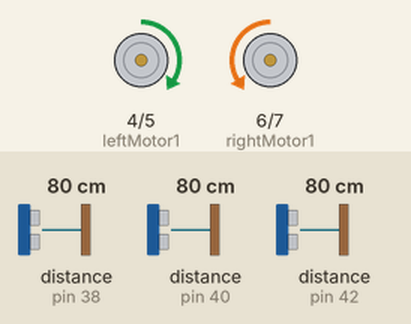
Bench run of a sketch on a simulated Arduino Mega 2560, built with avr-gcc and run on an emulated ATmega2560. Parts: motor-driver pin pairs drawn as motors (green arrow = first pin HIGH = forward, orange = second pin HIGH = backward, longer = more drive). Wiring (inferred from the names in the program): 3 × ultrasonic range finder: trigger pin 39, echo pin 38 / trigger pin 41, echo pin 40 / trigger pin 43, echo pin 42. The inputs (shaded band) are chosen by the test bench; at power-on: distance to the obstacle (sensors on pin 40, pin 38, pin 42) 80 cm. The echo pulse lasts 58.3 µs per cm.

Above: at 1.2 s.
1.3 s: distance to the obstacle (sensor on pin 40) set to 26 cm
2.8 s: distance to the obstacle (sensor on pin 40) set to 22 cm
At 3.7 s:
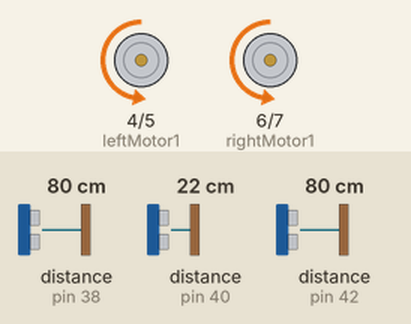
4.4 s: distance to the obstacle (sensor on pin 38) set to 85 cm
At 5.1 s:
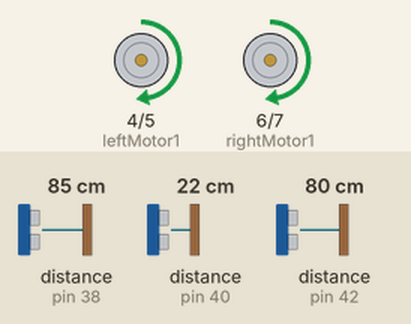
5.9 s: distance to the obstacle (sensor on pin 42) set to 88 cm
At 6.5 s:
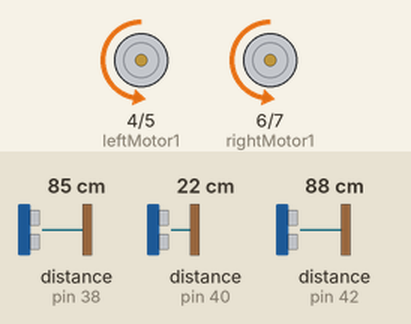
7.4 s: distance to the obstacle (sensor on pin 42) set to 2 cm
At 7.7 s:
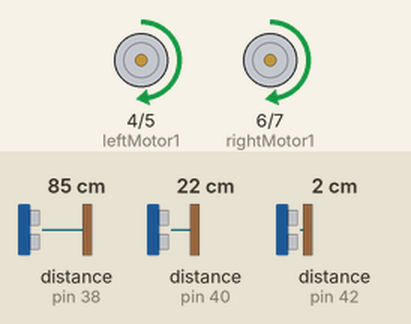
8.9 s: distance to the obstacle (sensor on pin 38) set to 2 cm
At 10.1 s:
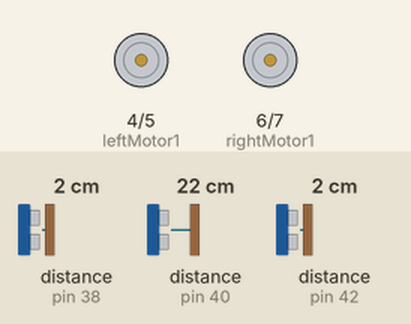
Timing chart, 0 to 11.8 s (numbered marks = the images above; inputs shaded):
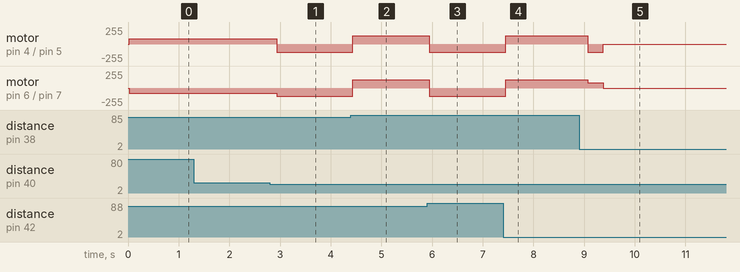

Measured:
- the behaviour switches between 24 and 23 cm on distance to the obstacle (sensor on pin 40) (found by bisection; images 0 and 1)
- the behaviour switches between 81 and 82 cm on distance to the obstacle (sensor on pin 38) (found by bisection; images 1 and 2)
- the behaviour switches between 83 and 84 cm on distance to the obstacle (sensor on pin 42) (found by bisection; images 2 and 3)
- after the input at 1.3 s, every drawn part: stays the same
- after the input at 2.8 s, motor on pin 4 (leftMotor1) / pin 5 (leftMotor2): forward 76/255 → backward 127/255 after 0.13 s; motor on pin 6 (rightMotor1) / pin 7 (rightMotor2): backward 76/255 → backward 127/255 after 0.13 s
- after the input at 4.4 s, motor on pin 4 (leftMotor1) / pin 5 (leftMotor2), motor on pin 6 (rightMotor1) / pin 7 (rightMotor2): backward 127/255 → forward 127/255 at once
- after the input at 5.9 s, motor on pin 4 (leftMotor1) / pin 5 (leftMotor2), motor on pin 6 (rightMotor1) / pin 7 (rightMotor2): forward 127/255 → backward 127/255 after 0.05 s
- after the input at 7.4 s, motor on pin 4 (leftMotor1) / pin 5 (leftMotor2), motor on pin 6 (rightMotor1) / pin 7 (rightMotor2): backward 127/255 → forward 127/255 after 0.05 s
- after the input at 8.9 s, motor on pin 4 (leftMotor1) / pin 5 (leftMotor2): forward 127/255 → backward 127/255 after 0.18 s, → stopped 0.30 s later; motor on pin 6 (rightMotor1) / pin 7 (rightMotor2): forward 127/255 → forward 76/255 after 0.18 s, → stopped 0.30 s later

The sketch:

Code.ino
```cpp
// Arduino code for robot car with Bluetooth and sensors

#include <SoftwareSerial.h>
#include <ArduinoJson.h>

// Define motion states
#define STOP      0
#define FORWARD   1
#define BACK      2
#define LEFT      3
#define RIGHT     4

// Motor pins
const int leftMotor1 = 4;
const int leftMotor2 = 5;
const int rightMotor1 = 6;
const int rightMotor2 = 7;

// Ultrasonic sensor pins
const int trigFront = 41;
const int echoFront = 40;
const int trigLeft = 39;
const int echoLeft = 38;
const int trigRight = 43;
const int echoRight = 42;

// Color sensor pins
const int S0 = 46;
const int S1 = 44;
const int S2 = 45;
const int S3 = 47;

// Other variables
int statusCode = 200;
bool alreadyStopped = false;

StaticJsonDocument<200> doc;

// Color sensor variables
int out=2;
int flag=0;
byte counter=0;
byte Red=0,Green=0,Blue=0;
String colour;
int red = 0;
int green = 0;
int blue = 0;

// Bluetooth serial
SoftwareSerial BT(19, 18);

void setup() {

  Serial.begin(9600);

  // Set color sensor pins as output
  pinMode(S0,OUTPUT);
  pinMode(S1,OUTPUT);
  pinMode(S2,OUTPUT);
  pinMode(S3,OUTPUT);

  // Start Bluetooth serial
  BT.begin(9600);

  // Set motor pins as output
  pinMode(leftMotor1, OUTPUT);
  pinMode(leftMotor2, OUTPUT);
  pinMode(rightMotor1, OUTPUT);
  pinMode(rightMotor2, OUTPUT);

}

void loop() {

  /*
  Due to the accuracy and error issues of color recognition,
  we have ultimately decided to abandon color recognition
  and instead use an ultrasonic sensor to obtain the distances
  of the front, left, and right sides of the car in order to determine whether the treasure has been detected.
  */

  // Call color detection
  //TCS();

  // Get distance values
  int Front = distanceFront();
  int Left = distanceLeft();
  int Right = distanceRight();

  // Create JSON doc
  unsigned long currentTime = millis();

  // Add timestamp
  doc["timeElapsed"] = currentTime;

  // Add status code to determine whether we have detected the treasure.
  doc["statusCode"] = statusCode;

  // Add echo sensor datas
  doc["Colour Detected"] = colour;

  doc["Distance front"] = Front;
  doc["Distance left"] = Left;
  doc["Distance right"] = Right;

  // Add color values
  doc["Red"] = Red;
  doc["Green"] = Green;
  doc["Blue"] = Blue;

  // Check for incoming Bluetooth data
  if (Serial.available()) {
    char val = Serial.read();
    BT.println(val);
  }

  // Check front distance
  if(Front <= 22) {

    // If close on all sides, stop
    if(Left <= 16 && Right <= 16 && !alreadyStopped) {

      statusCode = 1;
      doc["statusCode"] = statusCode;

      String output;
      serializeJson(doc, output);
      BT.println(output);

      if (Serial.available()) {
        char val = Serial.read();
        BT.println(val);
      }

      // Stop sequence
      motorRun(2, 30); delay(300);
      motorRun(0, 0);  delay(16000);
      motorRun(4, 50); delay(300);
      motorRun(2, 40); delay(300);
      motorRun(4, 50); delay(500);

      statusCode = 200;
      alreadyStopped = true;

    }

    // If not already stopped, turn left/right
    else if(!alreadyStopped){

      if(Left >= Right + 2) {
        motorRun(3,50);
        delay(120);
      }
      else {
        motorRun(4,50);
        delay(120);
      }

    }

  }

  // If stopped previously, reset flag
  else {
    if(alreadyStopped) {
      alreadyStopped = false;
    }
    motorRun(1, 30);
  }

  // Send JSON output
  String output;
  serializeJson(doc, output);
  BT.println(output);

  delay(10);

}

// Front distance function
int distanceFront() {

  long durationFront, distanceFront;

  pinMode(trigFront, OUTPUT);
  digitalWrite(trigFront, LOW);
  delayMicroseconds(2);
  digitalWrite(trigFront, HIGH);
  delayMicroseconds(10);
  digitalWrite(trigFront, LOW);

  pinMode(echoFront, INPUT);
  durationFront = pulseIn(echoFront, HIGH);

  distanceFront = durationFront / 58;

  return distanceFront;
}

// Left distance function
int distanceLeft() {

  long durationLeft, distanceLeft;

  pinMode(trigLeft, OUTPUT);
  digitalWrite(trigLeft, LOW);
  delayMicroseconds(2);
  digitalWrite(trigLeft, HIGH);
  delayMicroseconds(10);
  digitalWrite(trigLeft, LOW);

  pinMode(echoLeft, INPUT);
  durationLeft = pulseIn(echoLeft, HIGH);

  distanceLeft = durationLeft / 58;

  return distanceLeft;
}

// Right distance function
int distanceRight() {

  long durationRight, distanceRight;

  pinMode(trigRight, OUTPUT);
  digitalWrite(trigRight, LOW);
  delayMicroseconds(2);
  digitalWrite(trigRight, HIGH);
  delayMicroseconds(10);
  digitalWrite(trigRight, LOW);

  pinMode(echoRight, INPUT);
  durationRight = pulseIn(echoRight, HIGH);

  distanceRight = durationRight / 58;

  return distanceRight;
}

// Motor control function
void motorRun(int direction, int speed) {

  int pwmValue = map(speed, 0, 100, 0, 255);

  switch (direction) {

    case RIGHT:
      digitalWrite(leftMotor1, LOW);
      analogWrite(leftMotor2, pwmValue);
      digitalWrite(rightMotor1, LOW);
      analogWrite(rightMotor2, pwmValue);
      break;

    case LEFT:
      analogWrite(leftMotor1, pwmValue);
      digitalWrite(leftMotor2, LOW);
      analogWrite(rightMotor1, pwmValue);
      digitalWrite(rightMotor2, LOW);
      break;

    case FORWARD:
      analogWrite(leftMotor1, pwmValue);
      digitalWrite(leftMotor2, LOW);
      digitalWrite(rightMotor1, LOW);
      analogWrite(rightMotor2, pwmValue);
      break;

    case BACK:
      digitalWrite(leftMotor1, LOW);
      analogWrite(leftMotor2, pwmValue);
      analogWrite(rightMotor1, pwmValue);
      digitalWrite(rightMotor2, LOW);
      break;

    default:
      digitalWrite(leftMotor1, LOW);
      analogWrite(leftMotor2, 0);
      digitalWrite(rightMotor1, LOW);
      analogWrite(rightMotor2, 0);
  }

}

// Color detection function
void TCS() {

  flag = 0;
  digitalWrite(S1,HIGH);
  digitalWrite(S0,HIGH);
  digitalWrite(S2,LOW);
  digitalWrite(S3,LOW);

  attachInterrupt(0, ISR_INTO, LOW);
  timer0_init();

  determineColor(Red, Green, Blue);

}

// Interrupt service routine
void ISR_INTO() {
  counter++;
}

// Timer initialization
void timer0_init(void) {

  TCCR2A = 0x00;
  TCCR2B = 0x07;
  TCNT2 = 100;
  TIMSK2 = 0x01;

}

// Timer interrupt service routine
ISR(TIMER2_OVF_vect) {

  TCNT2 = 100;
  flag++;

  if(flag==1) {

    Red=counter;

    digitalWrite(S2,HIGH);
    digitalWrite(S3,HIGH);

  } else if(flag==2){

    Green=counter;

    digitalWrite(S2,LOW);
    digitalWrite(S3,HIGH);

  } else if(flag==3){

    Blue=counter;

    digitalWrite(S2,LOW);
    digitalWrite(S3,LOW);

  } else if(flag==4){

    flag=0;

  }

  counter=0;

}

// Color determination function
void determineColor(int red, int green, int blue) {
  // Centroid coordinates for each color in RGB space
  float whiteCenter[] = {105.32727273, 126.58181818, 123.63636364};
  float redCenter[] = {131.75, 61.5, 76.07142857};
  float blueCenter[] = {115.8, 101.02857143, 168.37142857};
  float greenCenter[] = {76.07142857, 131.75, 61.5}; // Replace with your actual green centroid

  // Compute Euclidean distance from each centroid
  float distanceToWhite = sqrt(pow(red - whiteCenter[0], 2) + pow(green - whiteCenter[1], 2) + pow(blue - whiteCenter[2], 2));
  float distanceToRed = sqrt(pow(red - redCenter[0], 2) + pow(green - redCenter[1], 2) + pow(blue - redCenter[2], 2));
  float distanceToBlue = sqrt(pow(red - blueCenter[0], 2) + pow(green - blueCenter[1], 2) + pow(blue - blueCenter[2], 2));
  float distanceToGreen = sqrt(pow(red - greenCenter[0], 2) + pow(green - greenCenter[1], 2) + pow(blue - greenCenter[2], 2));

  // Determine the color by identifying the minimum distance
  if (distanceToWhite < distanceToRed && distanceToWhite < distanceToBlue && distanceToWhite < distanceToGreen) {
    colour = "White";
    Serial.println("White");
  } else if (distanceToRed < distanceToWhite && distanceToRed < distanceToBlue && distanceToRed < distanceToGreen) {
    colour = "Red";
    Serial.println("Red");
  } else if (distanceToBlue < distanceToWhite && distanceToBlue < distanceToRed && distanceToBlue < distanceToGreen) {
    colour = "Blue";
    Serial.println("Blue");
  } else if (distanceToGreen < distanceToWhite && distanceToGreen < distanceToRed && distanceToGreen < distanceToBlue) {
    colour = "Green";
    Serial.println("Green");
  } else {
    // If no color matches, the color is unknown
    colour = "Unknown";
    Serial.println("Unknown");
  }
}
```
